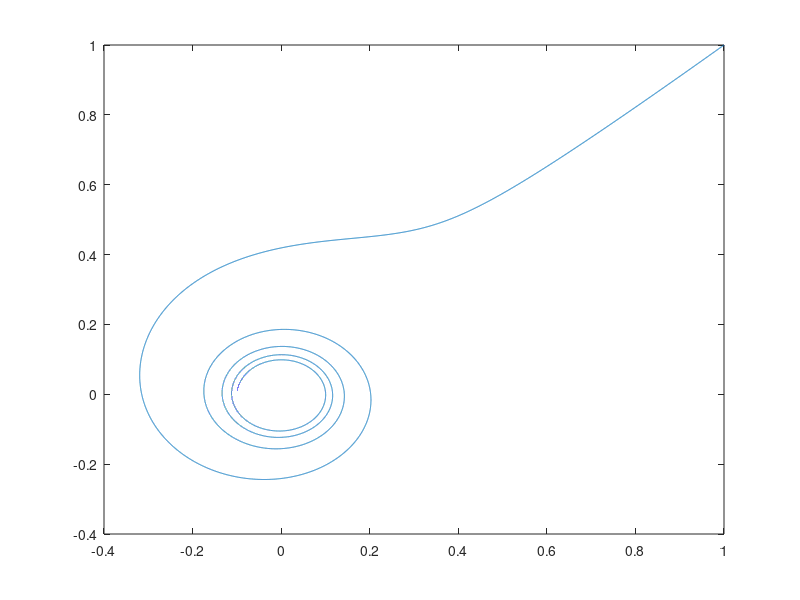

The MATLAB script that drew this image:
function testPotEn

dt = 0.001;
t=0;
x = [1 1]';
v = [0 0]';
g = [-0.1 0.0]';
%g = [-1 -0.99]';
K = [1 0 ; 0 1];
D = [2 0 ; 0 2];
gamma = 0.5;

N = 80000;
tt = zeros(1,N);
xx = zeros(2,N);
vv = zeros(2,N);
EE = zeros(1,N);

for i=1:N
    
    costheta = -x'*v;
    if costheta<0
        costheta=0;
    end
    phi = costheta^2/((x'*x) * (v'*v)+1e-10) * norm(v)/(norm(x)+1e-10);
    E = 0.5*(g-x)'*K*(g-x) + 0.5*v'*v + phi;
    
    tt(i) = t;
    xx(:,i) = x;
    vv(:,i) = v;
    EE(i) = E;
    
    dx = v;
    dv = K*(g-x) - D*v - gamma*phi*(2*v/(v'*x+1e-10) - 3*x/(x'*x+1e-10)) ;
    
    x = x + dx*dt;
    v = v + dv*dt;
    t = t + dt;
end

%subplot(2,1,1)
plot(xx(1,:),xx(2,:));
%subplot(2,1,2)
%plot(EE);

%traj = xx';

%save -ASCII traj_old.dat traj
